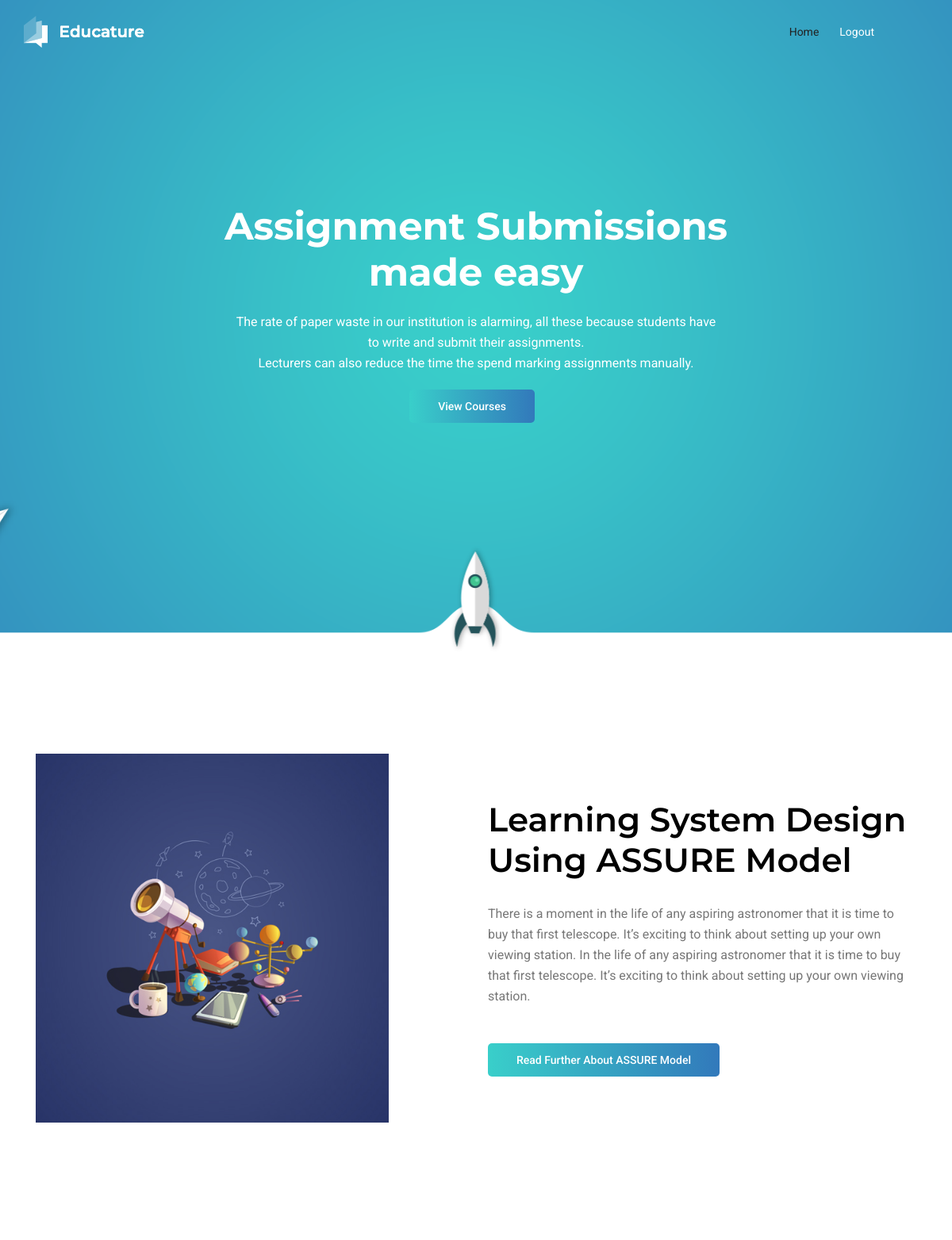
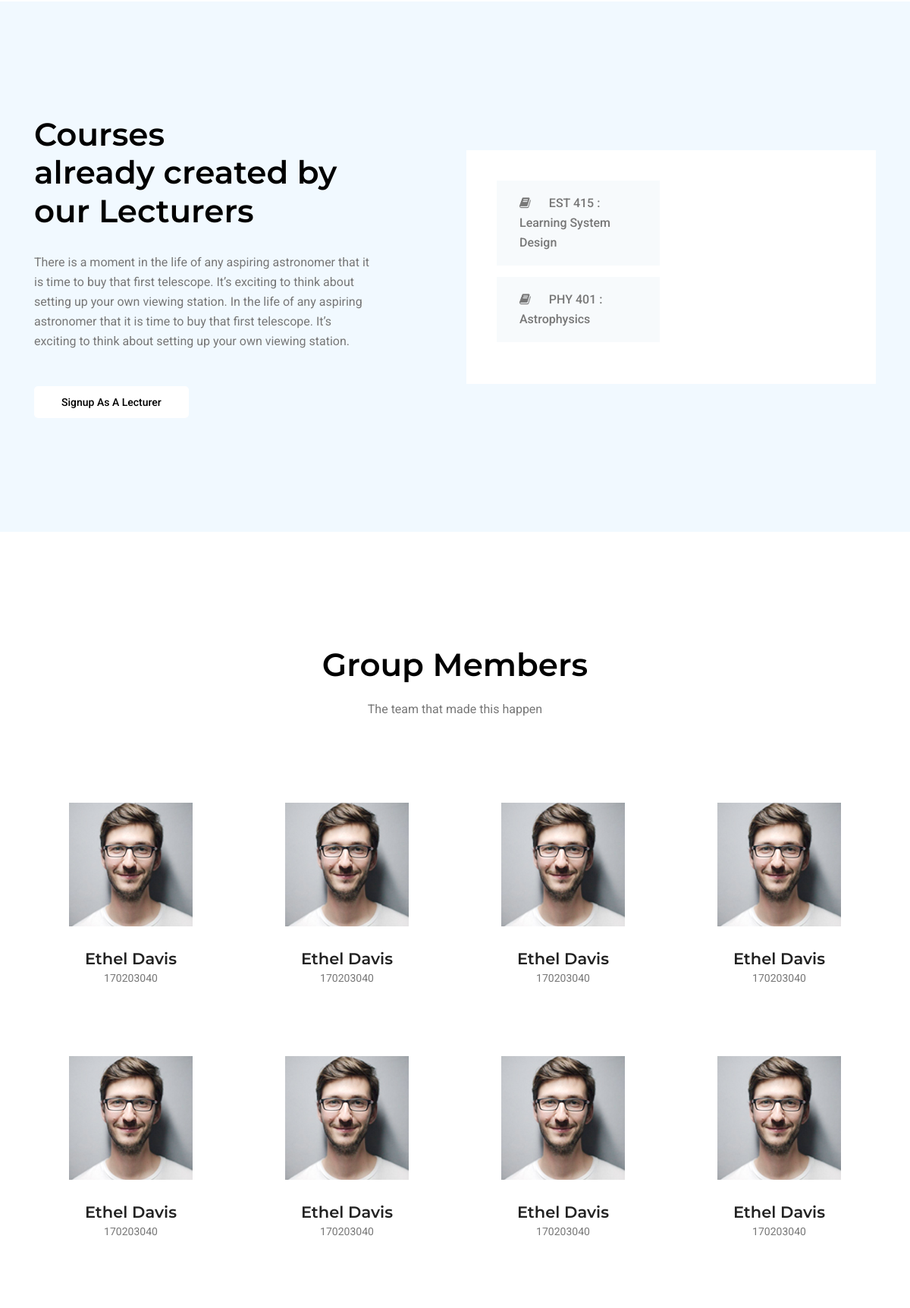
Screenshot of / (signed in, upper part) with the database file from the repository (2 pictures, top to bottom).
### core/models.py (models this page shows, shortened)
class Course(models.Model):
    user = models.ForeignKey(User, on_delete=models.CASCADE)
    course_title = models.CharField(max_length=100)
    course_code = models.CharField(max_length=8)
    lecturer_name = models.CharField(max_length=50)
    course_description = models.TextField()
    created_at = models.DateField(default=timezone.now)
    end_date = models.CharField(max_length=15, null=True)

### core/views.py (the view)
# urls.py: path('', HomeView.as_view(), name='home'),
class HomeView(ListView):
    paginate_by = 6
    template_name = 'core/index.html'
    model = Course
    context_object_name = 'courses'
    def get_queryset(self):
        return self.model.objects.all()

### core/templates/core/index.html (shortened to what this page needs)
{% extends 'core/base.html' %}
{% load static %}
{% block content %}
<section class="home-banner-area relative">
    <div class="container">
        <div class="row fullscreen d-flex align-items-center justify-content-center">
            <div class="banner-content col-lg-8 col-md-12">
                <h1 class="wow fadeIn" data-wow-duration="4s">Assignment Submissions <br> made easy</h1>
                <p class="text-white">
                    The rate of paper waste in our institution is alarming, all these because students have
                    to write and submit their assignments.
                </p>
                <p class="text-white">
                    Lecturers can also reduce the time the spend marking assignments manually.
                </p>
                {% if user.is_authenticated %}
                <div class="courses pt-20">
                    <a href="{% url 'core:course' %}" data-wow-duration="1s" data-wow-delay=".3s" class="primary-btn mr-10 mb-10 wow fadeInDown">View Courses</a>
                    </div>
                {% endif %}
            </div>
        </div>
    </div>
    <div class="rocket-img">
        <img src="{% static 'main/img/rocket.png' %}" alt="">
    </div>
</section>
<section class="about-area section-gap">
    <div class="container">
        <div class="row align-items-center justify-content-center">
            <div class="col-lg-5 col-md-6 about-left">
                <img class="img-fluid" src="{% static 'main/img/about.jpg' %}" alt="">
            </div>
            <div class="offset-lg-1 col-lg-6 offset-md-0 col-md-12 about-right">
                <h1>
                    Learning System Design Using ASSURE Model
                </h1>
                <div class="wow fadeIn" data-wow-duration="1s">
                    <p>
                        There is a moment in the life of any aspiring astronomer that it is time to buy that first telescope. It’s exciting to think
                        about setting up your own viewing station. In the life of any aspiring astronomer that it is time to buy that first
                        telescope. It’s exciting to think about setting up your own viewing station.
                    </p>
                </div>
                <a href="#" class="primary-btn">Read further about ASSURE Model</a>
            </div>
        </div>
    </div>
</section>
<section class="courses-area section-gap">
    <div class="container">
        <div class="row align-items-center">
            <div class="col-lg-5 about-right">
                <h1>
                    Courses <br> already created by our Lecturers
                </h1>
                <div class="wow fadeIn" data-wow-duration="1s">
                    <p>
                        There is a moment in the life of any aspiring astronomer that it is time to buy that first telescope. It’s exciting to think
                        about setting up your own viewing station. In the life of any aspiring astronomer that it is time to buy that first
                        telescope. It’s exciting to think about setting up your own viewing station.
                    </p>
                </div>
                <a href="{% url 'accounts:lecturer-register' %}" class="primary-btn white">Signup as a Lecturer</a>
            </div>
            <div class="offset-lg-1 col-lg-6">
                <div class="courses-right">
                    <div class="row">
                        <div class="col-lg-6 col-md-6 col-sm-12">
                            <ul class="courses-list">
                            {% for course in courses %}
                                <li>
                                    <a class="wow fadeInLeft" href="#" data-wow-duration="1s" data-wow-delay=".1s">
                                        <i class="fa fa-book"></i> {{ course.course_code }} : {{ course.course_title }}
                                    </a>
                                </li>
                            {% endfor %}
                            </ul>
                        </div>
                    </div>
                </div>
            </div>
        </div>
    </div>
</section>
<section class="faculty-area section-gap" style="background-color: #fff;">
    <div class="container">
        <div class="row justify-content-center">
            <div class="col-lg-8">
                <div class="section-title text-center">
                    <h1>Group Members</h1>
                    <p>
                        The team that made this happen
                    </p>
                </div>
            </div>
        </div>
        <div class="row justify-content-center d-flex align-items-center">
            <div class="col-lg-3 col-md-6 col-sm-12 single-faculty">
                <div class="thumb d-flex justify-content-center">
                    <img class="img-fluid" src="{% static 'main/img/faculty/f1.jpg' %}" alt="">
                </div>
                <div class="meta-text text-center">
                    <h4>Ethel Davis</h4>
                    <p class="designation">170203040</p>
                </div>
            </div>
            <div class="col-lg-3 col-md-6 col-sm-12 single-faculty">
                <div class="thumb d-flex justify-content-center">
                    <img class="img-fluid" src="{% static 'main/img/faculty/f1.jpg' %}" alt="">
                </div>
                <div class="meta-text text-center">
                    <h4>Ethel Davis</h4>
                    <p class="designation">170203040</p>
                </div>
            </div>
            <div class="col-lg-3 col-md-6 col-sm-12 single-faculty">
                <div class="thumb d-flex justify-content-center">
                    <img class="img-fluid" src="{% static 'main/img/faculty/f1.jpg' %}" alt="">
                </div>
                <div class="meta-text text-center">
                    <h4>Ethel Davis</h4>
                    <p class="designation">170203040</p>
                </div>
            </div>
            <div class="col-lg-3 col-md-6 col-sm-12 single-faculty">
                <div class="thumb d-flex justify-content-center">
                    <img class="img-fluid" src="{% static 'main/img/faculty/f1.jpg' %}" alt="">
                </div>
                <div class="meta-text text-center">
                    <h4>Ethel Davis</h4>
                    <p class="designation">170203040</p>
                </div>
            </div>
        </div>
        <div class="row justify-content-center d-flex align-items-center">
            <div class="col-lg-3 col-md-6 col-sm-12 single-faculty">
                <div class="thumb d-flex justify-content-center">
                    <img class="img-fluid" src="{% static 'main/img/faculty/f1.jpg' %}" alt="">
                </div>
                <div class="meta-text text-center">
                    <h4>Ethel Davis</h4>
                    <p class="designation">170203040</p>
                </div>
            </div>
            <div class="col-lg-3 col-md-6 col-sm-12 single-faculty">
                <div class="thumb d-flex justify-content-center">
                    <img class="img-fluid" src="{% static 'main/img/faculty/f1.jpg' %}" alt="">
                </div>
                <div class="meta-text text-center">
                    <h4>Ethel Davis</h4>
                    <p class="designation">170203040</p>
                </div>
            </div>
            <div class="col-lg-3 col-md-6 col-sm-12 single-faculty">
                <div class="thumb d-flex justify-content-center">
                    <img class="img-fluid" src="{% static 'main/img/faculty/f1.jpg' %}" alt="">
                </div>
                <div class="meta-text text-center">
                    <h4>Ethel Davis</h4>
                    <p class="designation">170203040</p>
                </div>
            </div>
            <div class="col-lg-3 col-md-6 col-sm-12 single-faculty">
                <div class="thumb d-flex justify-content-center">
                    <img class="img-fluid" src="{% static 'main/img/faculty/f1.jpg' %}" alt="">
                </div>
                <div class="meta-text text-center">
                    <h4>Ethel Davis</h4>
                    <p class="designation">170203040</p>
                </div>
            </div>
        </div>
        <div class="row justify-content-center d-flex align-items-center">
            <div class="col-lg-3 col-md-6 col-sm-12 single-faculty">
            </div>
            <div class="col-lg-3 col-md-6 col-sm-12 single-faculty">
            </div>
            <div class="col-lg-3 col-md-6 col-sm-12 single-faculty">
            </div>
            <div class="col-lg-3 col-md-6 col-sm-12 single-faculty">
            </div>
        </div>
    </div>
</section>
{% endblock content %}

### static/main/css/main.css (style rules this page uses)
body { color: #777777; font-family: "Roboto", sans-serif; font-size: 16px; font-weight: 400; line-height: 1.625em; position: relative; }
ol, ul { margin: 0; padding: 0; list-style: none; }
a { -webkit-transition: all 0.3s ease 0s; -moz-transition: all 0.3s ease 0s; -o-transition: all 0.3s ease 0s; transition: all 0.3s ease 0s; }
a, a:focus, a:hover { text-decoration: none; outline: 0; }
h1, h2, h3, h4, h5, h6 { font-family: "Montserrat", sans-serif; color: #222222; line-height: 1.2em !important; margin-bottom: 0; margin-top: 0; font-weight: 600; }
h1, .h1 { font-size: 36px; }
h4, .h4 { font-size: 18px; }
.mr-10 { margin-right: 10px; }
.mb-10 { margin-bottom: 10px; }
.pt-20 { padding-top: 20px; }
.text-white { color: #fff; }
.text-center { text-align: center; }
.relative { position: relative; }
.section-gap { padding: 150px 0; }
.section-title { padding-bottom: 80px; }
.section-title h1 { margin-bottom: 20px; font-size: 42px; color: #000; }
.section-title p { font-size: 16px; margin-bottom: 0; }
.p1-gradient-bg, .primary-btn, .primary-btn.white:hover, .banner-content .input-wrap .search-btn, .courses-list li:hover, .testimonials-area .owl-thumb-item.active .overlay-grad, .testimonials-area .owl-thumb-item .overlay-grad:hover, .top-category-widget-area .single-cat-widget:hover .overlay-bg, .post-content-area .single-post .primary-btn:hover, .blog-pagination .page-item.active .page-link, .blog-pagination .page-link:hover, .widget-wrap .newsletter-widget .bbtns, .footer-area .single-footer-widget .click-btn, .footer-area .footer-bottom .footer-social a:hover { background: -webkit-linear-gradient(90deg, #39cfca 0%, #3279bb 100%); background: -moz-linear-gradient(90deg, #39cfca 0%, #3279bb 100%); background: -o-linear-gradient(90deg, #39cfca 0%, #3279bb 100%); background: -ms-linear-gradient(90deg, #39cfca 0%, #3279bb 100%); background: linear-gradient(90deg, #39cfca 0%, #3279bb 100%); }
.primary-btn { line-height: 42px; padding: 0 36px; border-radius: 5px; color: #fff; display: inline-block; font-size: 14px; font-weight: 500; position: relative; cursor: pointer; text-transform: capitalize; -webkit-transition: 0.5s all ease-in; -moz-transition: 0.5s all ease-in; -o-transition: 0.5s all ease-in; transition: 0.5s all ease-in; }
.primary-btn.white { background: #fff; color: #000; }
h1 { font-size: 42px; }
h4 { font-size: 21px; }
h1, h2, h3, h4, h5, h6 { line-height: 1.5em; }
.home-banner-area { background: url(../img/header-bg.png) no-repeat top center; background-size: cover; }
.rocket-img { position: absolute; bottom: -22px; left: 50%; -webkit-transform: translate(-50%); -moz-transform: translate(-50%); -ms-transform: translate(-50%); -o-transform: translate(-50%); transform: translate(-50%); }
.banner-content { text-align: center; margin-top: 100px; }
@media (max-width: 1440px) { .banner-content { margin-top: 0; } }
.banner-content h1 { color: #fff; font-size: 48px; font-weight: 700; line-height: 1em; margin-bottom: 20px; }
.banner-content p { max-width: 610px; margin: auto; }
.banner-content .courses { max-width: 430px; margin: 0 auto; }
.about-right h1 { margin-bottom: 30px; color: #000; }
.about-right .primary-btn { margin-top: 30px; }
.courses-area { background: #f1f9ff; }
.courses-area .courses-right { background: #fff; padding: 40px; }
.courses-list li { background: #f7fafc; margin-bottom: 15px; -webkit-transition: all 0.3s ease 0s; -moz-transition: all 0.3s ease 0s; -o-transition: all 0.3s ease 0s; transition: all 0.3s ease 0s; }
.courses-list a { display: inline-block; color: #777777; padding: 17px 30px; font-size: 16px; font-weight: 500; }
.courses-list i { margin-right: 20px; }
.faculty-area { background-color: #ffffff; }
.single-faculty .thumb { position: relative; bottom: -30px; }
.single-faculty .meta-text { padding: 60px 30px 40px; background: #fff; }
.single-faculty .meta-text h4 { font-size: 21px; }
.single-faculty .meta-text .designation { font-size: 14px; margin-bottom: 20px; }

### rows the page displays
Course: course_code "EST 415", course_title "Learning System Design"
Course: course_code "PHY 401", course_title "Astrophysics"
